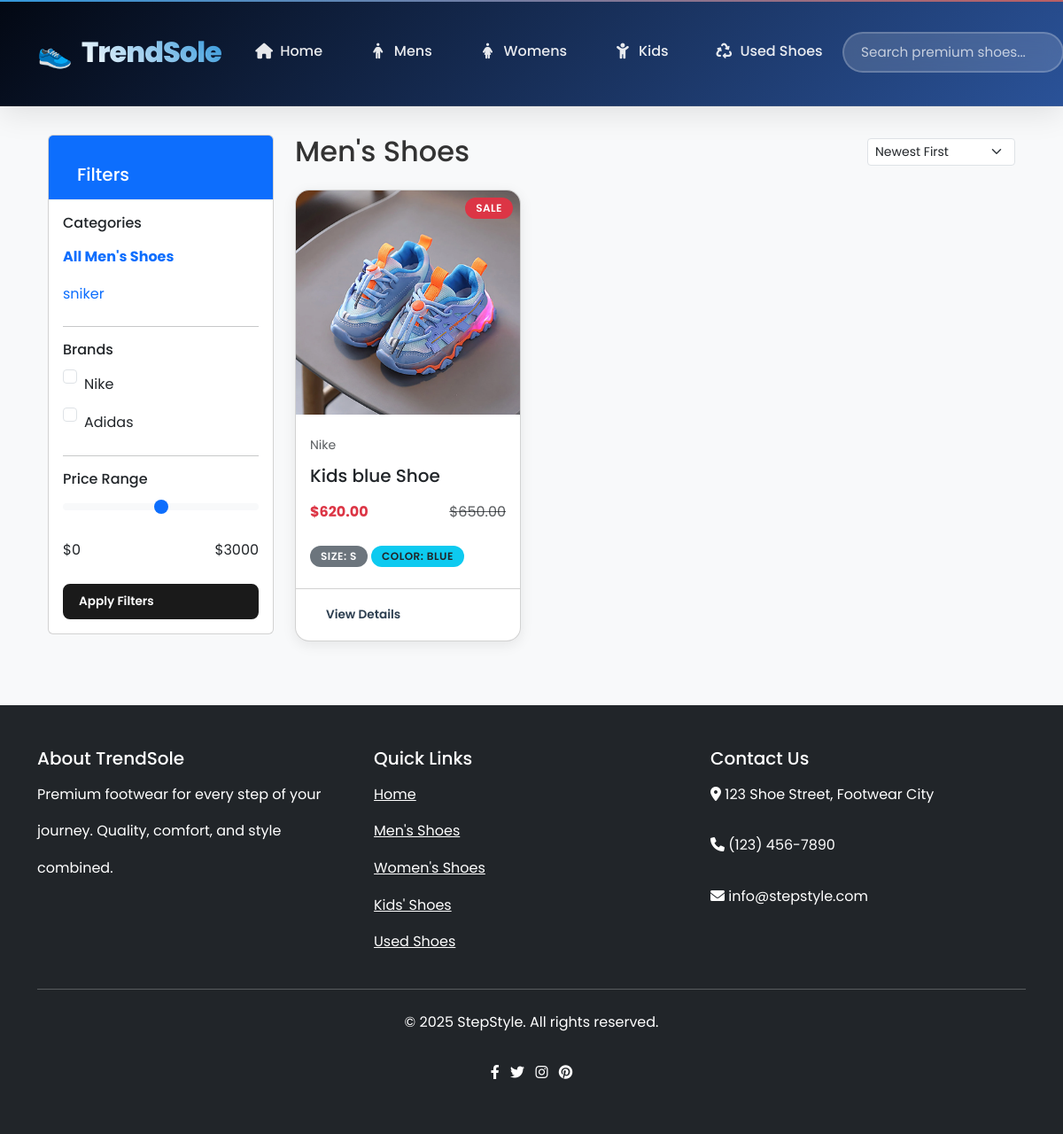
Screenshot of /shoe_store/pages/products/kid.php with the database file from the repository.
### tables this page shows
CREATE TABLE `categories` (
  `id` int(11) NOT NULL,
  `name` varchar(50) NOT NULL,
  `type` enum('men','women','kids') NOT NULL
);

CREATE TABLE `brands` (
  `id` int(11) NOT NULL,
  `name` varchar(50) NOT NULL
);

CREATE TABLE `products` (
  `id` int(11) NOT NULL,
  `brand_id` int(11) NOT NULL,
  `category_id` int(11) NOT NULL,
  `name` varchar(100) NOT NULL,
  `description` text DEFAULT NULL,
  `price` decimal(10,2) NOT NULL,
  `discount_price` decimal(10,2) DEFAULT NULL,
  `gender` enum('men','women','kids') NOT NULL,
  `size` varchar(50) NOT NULL,
  `color` varchar(50) NOT NULL,
  `quantity` int(11) NOT NULL DEFAULT 0,
  `image` varchar(255) NOT NULL,
  `created_at` timestamp NOT NULL DEFAULT current_timestamp(),
  `updated_at` timestamp NOT NULL DEFAULT current_timestamp() ON UPDATE current_timestamp()
);

### shoe_store/pages/products/kid.php (the view, shortened to what this page needs)
<?php
require_once '../../includes/header.php';
$category_filter = isset($_GET['category']) ? $_GET['category'] : null;
$query = "SELECT p.*, b.name as brand_name, c.name as category_name
          FROM products p
          JOIN brands b ON p.brand_id = b.id
          JOIN categories c ON p.category_id = c.id
          WHERE p.gender = 'kids'";
$query .= " ORDER BY p.created_at DESC";
$stmt = $conn->prepare($query);
$stmt->execute();
$products = $stmt->get_result();
?>
<div class="container mt-4">
    <div class="row">
        <div class="col-md-3">
            <div class="card mb-4">
                <div class="card-header bg-primary text-white">
                    <h5 class="mb-0">Filters</h5>
                </div>
                <div class="card-body">
                    <h6>Categories</h6>
                    <ul class="list-unstyled">
                        <li><a href="men.php" class="text-decoration-none <?php echo !$category_filter ? 'fw-bold' : ''; ?>">All Men's Shoes</a></li>
                        <?php
                        $categories = $conn->query("SELECT * FROM categories WHERE type = 'men'");
                        while($cat = $categories->fetch_assoc()): ?>
                            <li>
                                <a href="men.php?category=<?php echo urlencode($cat['name']); ?>"
                                   class="text-decoration-none <?php echo $category_filter == $cat['name'] ? 'fw-bold' : ''; ?>">
                                   <?php echo htmlspecialchars($cat['name']); ?>
                                </a>
                            </li>
                        <?php endwhile; ?>
                    </ul>
                    <hr>
                    <h6>Brands</h6>
                    <?php
                    $brands = $conn->query("SELECT b.* FROM brands b JOIN products p ON b.id = p.brand_id WHERE p.gender = 'men' GROUP BY b.id");
                    while($brand = $brands->fetch_assoc()): ?>
                        <div class="form-check">
                            <input class="form-check-input brand-filter" type="checkbox" value="<?php echo $brand['id']; ?>" id="brand-<?php echo $brand['id']; ?>">
                            <label class="form-check-label" for="brand-<?php echo $brand['id']; ?>">
                                <?php echo htmlspecialchars($brand['name']); ?>
                            </label>
                        </div>
                    <?php endwhile; ?>
                    <hr>
                    <h6>Price Range</h6>
                    <div class="mb-3">
                        <input type="range" class="form-range" min="0" max="3000" step="20" id="priceRange">
                        <div class="d-flex justify-content-between">
                            <span>$0</span>
                            <span>$3000</span>
                        </div>
                    </div>
                    <button class="btn btn-sm btn-primary w-100" id="applyFilters">Apply Filters</button>
                </div>
            </div>
        </div>
        <div class="col-md-9">
            <div class="d-flex justify-content-between align-items-center mb-4">
                <h2 class="mb-0">Men's Shoes</h2>
                <div>
                    <select class="form-select form-select-sm" style="width: auto;" id="sortBy">
                        <option value="newest">Newest First</option>
                    </select>
                </div>
            </div>
            <?php if($products->num_rows > 0): ?>
                <div class="row" id="productContainer">
                    <?php while($product = $products->fetch_assoc()): ?>
                        <div class="col-md-4 mb-4 product-col" data-brand="<?php echo $product['brand_id']; ?>" data-price="<?php echo $product['discount_price'] ?: $product['price']; ?>">
                            <div class="card h-100 product-card">
                                <?php if($product['discount_price']): ?>
                                    <div class="badge bg-danger position-absolute" style="top: 0.5rem; right: 0.5rem">Sale</div>
                                <?php endif; ?>
                                <img src="../../assets/images/uploads/<?php echo $product['image']; ?>" class="card-img-top" alt="<?php echo htmlspecialchars($product['name']); ?>">
                                <div class="card-body">
                                    <div class="text-muted small mb-1"><?php echo htmlspecialchars($product['brand_name']); ?></div>
                                    <h5 class="card-title"><?php echo htmlspecialchars($product['name']); ?></h5>
                                    <div class="d-flex justify-content-between align-items-center">
                                        <?php if($product['discount_price']): ?>
                                            <span class="text-danger fw-bold">$<?php echo number_format($product['discount_price'], 2); ?></span>
                                            <span class="text-muted text-decoration-line-through">$<?php echo number_format($product['price'], 2); ?></span>
                                        <?php else: ?>
                                            <span class="fw-bold">$<?php echo number_format($product['price'], 2); ?></span>
                                        <?php endif; ?>
                                    </div>
                                    <div class="mt-2">
                                        <span class="badge bg-secondary">Size: <?php echo $product['size']; ?></span>
                                        <span class="badge bg-info text-dark">Color: <?php echo $product['color']; ?></span>
                                    </div>
                                </div>
                                <div class="card-footer bg-transparent">
                                    <a href="details.php?id=<?php echo $product['id']; ?>" class="btn btn-sm btn-outline-dark">View Details</a>
                                </div>
                            </div>
                        </div>
                    <?php endwhile; ?>
                </div>
            <?php else: ?>
                <div class="alert alert-info">No men's shoes found in this category.</div>
            <?php endif; ?>
        </div>
    </div>
</div>
<?php require_once '../../includes/footer.php'; ?>

### shoe_store/assets/css/style.css (style rules this page uses)
:root { --primary-color: #1a1a1a; --secondary-color: #f8f9fa; --accent-color: #007bff; --text-primary: #2c3e50; --text-secondary: #6c757d; --border-color: #e9ecef; --shadow-light: 0 2px 10px rgba(0, 0, 0, 0.1); --shadow-medium: 0 4px 20px rgba(0, 0, 0, 0.15); --shadow-heavy: 0 8px 30px rgba(0, 0, 0, 0.2); --transition: all 0.3s ease; }
body { font-family: "Inter", "Segoe UI", Tahoma, Geneva, Verdana, sans-serif; background-color: #ffffff; color: var(--text-primary); line-height: 1.6; }
.product-card { background: white; border-radius: 1rem; overflow: hidden; box-shadow: var(--shadow-light); transition: var(--transition); height: 100%; display: flex; flex-direction: column; }
.btn { border-radius: 50px; font-weight: 600; transition: var(--transition); border: 2px solid transparent; }
.btn-outline-dark { color: var(--primary-color); border-color: var(--primary-color); background-color: transparent; }

### shoe_store/assets/css/adminstyle.css (style rules this page uses)
.btn { padding: 0.75rem 1.5rem; border-radius: 0.5rem; font-weight: 600; font-size: 0.9rem; border: 2px solid transparent; cursor: pointer; transition: all 0.3s ease; text-decoration: none; display: inline-flex; align-items: center; gap: 0.5rem; }
.btn-primary { background-color: #1a1a1a; color: white; border-color: #1a1a1a; }
.btn-sm { padding: 0.5rem 1rem; font-size: 0.85rem; }
.card-header { padding: 2rem 2rem 1rem; display: flex; justify-content: space-between; align-items: flex-start; border-bottom: 1px solid #f0f0f0; }

### shoe_store/assets/css/adminstyle2.css (style rules this page uses)
.product-card { background: white; border-radius: 1rem; overflow: hidden; box-shadow: 0 4px 15px rgba(0, 0, 0, 0.08); transition: all 0.3s ease; }
.badge { padding: 0.375rem 0.75rem; border-radius: 50px; font-size: 0.75rem; font-weight: 600; text-transform: uppercase; letter-spacing: 0.5px; }

### shoe_store/includes/header.php (style rules this page uses)
:root { --primary-color: #2c3e50; --accent-color: #e74c3c; --success-color: #27ae60; --warning-color: #f39c12; --dark-color: #1a252f; --light-color: #ecf0f1; --gradient-primary: linear-gradient(135deg, #667eea 0%, #764ba2 100%); --gradient-secondary: linear-gradient(135deg, #f093fb 0%, #f5576c 100%); --shadow-light: 0 2px 10px rgba(0,0,0,0.1); --shadow-medium: 0 5px 25px rgba(0,0,0,0.15); --shadow-heavy: 0 10px 40px rgba(0,0,0,0.2); --border-radius: 12px; --transition: all 0.3s cubic-bezier(0.4, 0, 0.2, 1); }
* { margin: 0; padding: 0; box-sizing: border-box; }
body { font-family: 'Poppins', sans-serif; line-height: 2.6; color: #333; background-color: #f8f9fa; }
html { scroll-behavior: smooth; }

### rows the page displays
categories: name "sniker"
brands: name "Nike"
brands: name "Adidas"
products: shows "SALE", image (picture), brand.name "Nike", name "Kids blue Shoe", discount_price "620.00", price "650.00", size "S", color "BLUE"
